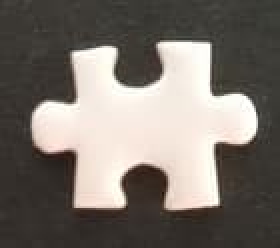
#> input picture white/piece1.jpg, 140 x 124 px (shown 2 times larger)
$ python sizes.py
#> lines starting #> are read from the running program, lines starting #| are printed output that depends on the picture
import cv2
import numpy as np

img = cv2.imread("../white/piece1.jpg")
#> img is the input picture: shape (124, 140, 3); mean B, G, R 107.5, 114.3, 121.2

# NOTE: To resize, need to know the size of the image first
# Height, Width, Channel (BGR)
print(img.shape)
#| (124, 140, 3)

def rescaleImg(frame, scale=0.75):
#> called with scale = 0.75
    width = int(frame.shape[1] * scale)
#> width = 105
    height = int(frame.shape[0] * scale)
#> height = 93

    dimensions = (width, height)
#> dimensions = (105, 93)

    return cv2.resize(frame, dimensions, interpolation=cv2.INTER_AREA)
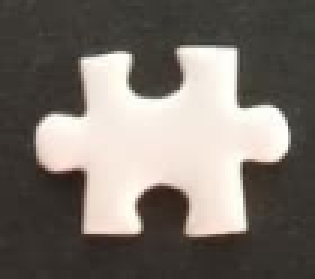
#> returned value: shape (93, 105, 3) (shown 3 times larger); mean of channels 0, 1, 2 107.5, 114.3, 121.2; drawn as B, G, R

imgResizeFunc = rescaleImg(img)

# Tuple (Width, Height), note that opencv y-axis is pointing south
imgResize = cv2.resize(img, (300, 250))
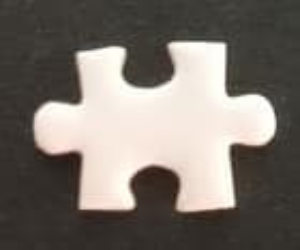
#> imgResize: shape (250, 300, 3); mean B, G, R 107.4, 114.2, 121.1
print(imgResize.shape)
#| (250, 300, 3)

# Define the coordinates [height, width]
imgCropped = img[:50, 50:100]
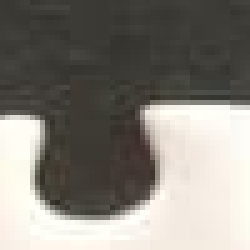
#> imgCropped: shape (50, 50, 3) (shown 5 times larger); mean B, G, R 122.8, 129.8, 133.5

cv2.imshow("Normal", img)
cv2.imshow("Resize", imgResize)
cv2.imshow("Resize Funtion", imgResizeFunc)
cv2.imshow("Cropped", imgCropped)
cv2.waitKey(0)
